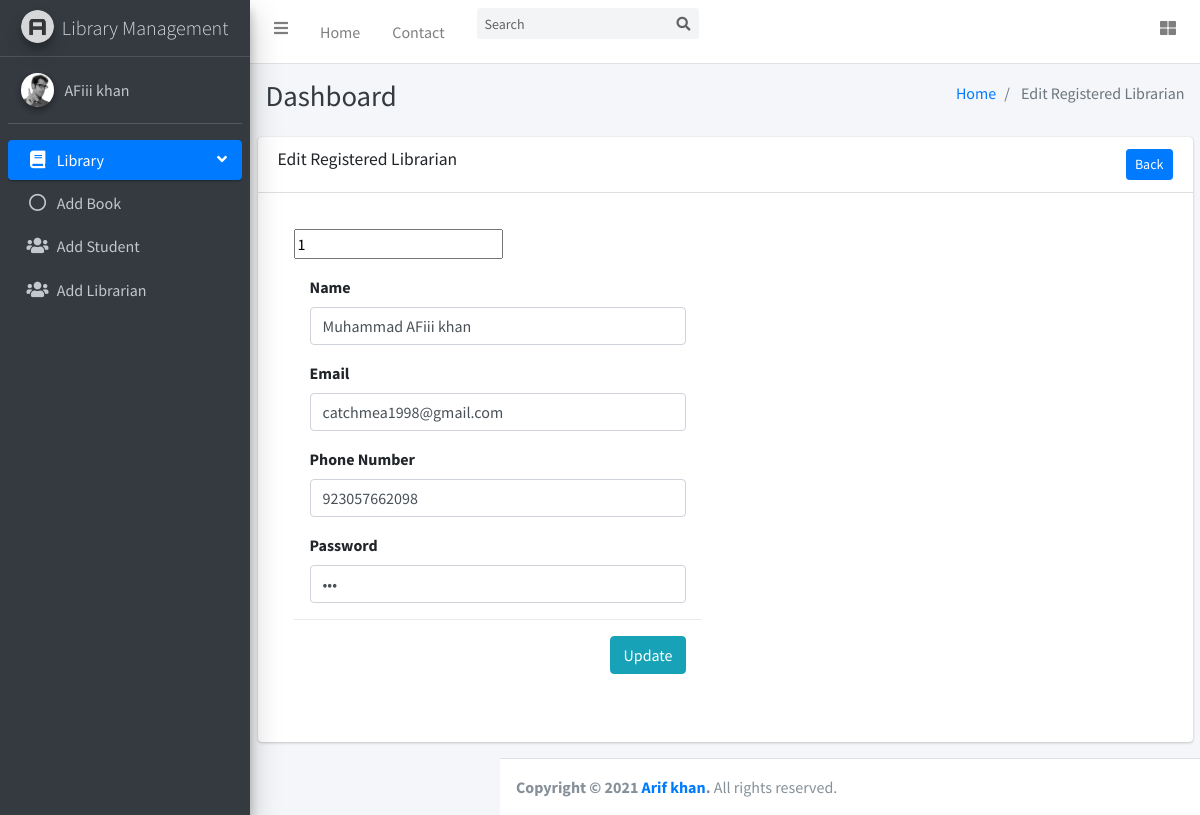
Page /edit-librarian.php?id=1 on the committed database.
### tables this page shows
CREATE TABLE `librarian` (
  `id` int(11) NOT NULL,
  `name` varchar(255) NOT NULL,
  `email` varchar(255) NOT NULL,
  `phone` varchar(25) NOT NULL,
  `password` varchar(255) NOT NULL
);

### edit-librarian.php (the view, shortened to what this page needs)
<?php
include 'include/header.php';
include 'include/navbar.php';
include 'include/side-bar.php';
include 'connection/dbcon.php';
?>
  <div class="content-wrapper">
    <div class="content-header">
      <div class="container-fluid">
        <div class="row mb-2">
          <div class="col-sm-6">
            <h1 class="m-0 text-dark">Dashboard</h1>
          </div>
          <div class="col-sm-6">
            <ol class="breadcrumb float-sm-right">
              <li class="breadcrumb-item"><a href="#">Home</a></li>
              <li class="breadcrumb-item active"> Edit Registered Librarian</li>
            </ol>
          </div>
        </div>
      </div>
    </div>
    <div class="container">
  <div class="row">
    <div class="col-md-12">
            <div class="card">
              <div class="card-header">
                <h3 class="card-title"> Edit Registered Librarian</h3>
 <a href="add-librarian.php" class="btn btn-primary btn-sm float-right">Back</a>
              </div>
              <div class="card-body">
             <div class="row">
             	 <div class="col-md-6">
       <form method="post" action="librariancode.php">
      <div class="modal-body">
      	<?php
      	if(isset($_GET['id'])){
      	$user_id=$_GET['id'];
         $query="SELECT * FROM librarian where id='$user_id'";
	$result=mysqli_query($conn,$query);
	if(mysqli_num_rows($result) > 0){
        foreach($result as $row){
        	?>
     <input type="text" name="id" value="<?php echo $row['id'] ?>">
   <div class="modal-body">
      <div class="form-group">
        <label>Name</label>
      <input type="text" class="form-control" name="name" value="<?php echo $row['name'] ?>">
      </div>
      <div class="form-group">
        <label>Email</label>
      <input type="Email" class="form-control email_id" name="email"value="<?php echo $row['email'] ?>">
      </div>
       <div class="form-group">
        <label>Phone Number</label>
      <input type="text" class="form-control" name="phone" value="<?php echo $row['phone'] ?>">
      </div
      <div class="form-group">
        <label>Password</label>
      <input type="Password" class="form-control"  value="<?php echo $row['password'] ?>" name="password" placeholder="Enter Password">
      </div>
        	<?php
        }
	}
	else{
		echo "<h4>No Record Found</h4>";
	    }
      	}
      	?>
      <div class="modal-footer">
        <button type="submit" name="updateuser" class="btn btn-info">Update</button>
   </div> </form>
              </div>
          </div>
             </div>
              </div>
            </div>
             </div>
  </div>
  	</div>
  	<?php
include 'include/footer.php';
?>

### rows in the picture
librarian: id "1", name "Muhammad AFiii khan", phone "923057662098"
